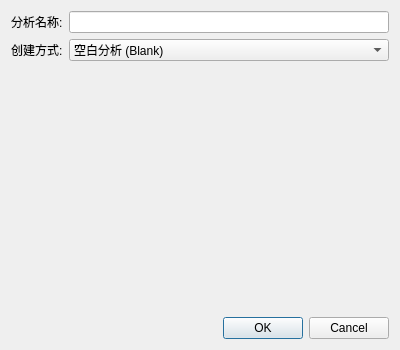
<?xml version="1.0" encoding="UTF-8"?>
<ui version="4.0">
 <class>FittingNewDialog</class>
 <widget class="QDialog" name="FittingNewDialog">
  <property name="geometry">
   <rect>
    <x>0</x>
    <y>0</y>
    <width>400</width>
    <height>350</height>
   </rect>
  </property>
  <property name="windowTitle">
   <string>新建分析</string>
  </property>
  <layout class="QVBoxLayout" name="verticalLayout">
   <item>
    <layout class="QFormLayout" name="formLayout">
     <item row="0" column="0">
      <widget class="QLabel" name="labelName">
       <property name="text">
        <string>分析名称:</string>
       </property>
      </widget>
     </item>
     <item row="0" column="1">
      <widget class="QLineEdit" name="lineEditName"/>
     </item>
     <item row="1" column="0">
      <widget class="QLabel" name="labelMode">
       <property name="text">
        <string>创建方式:</string>
       </property>
      </widget>
     </item>
     <item row="1" column="1">
      <widget class="QComboBox" name="comboMode">
       <item>
        <property name="text">
         <string>空白分析 (Blank)</string>
        </property>
       </item>
       <item>
        <property name="text">
         <string>复制单个已有分析 (Copy Single)</string>
        </property>
       </item>
       <item>
        <property name="text">
         <string>复制多个已有分析 (Copy Multiple)</string>
        </property>
       </item>
      </widget>
     </item>
    </layout>
   </item>
   <item>
    <widget class="QStackedWidget" name="stackedWidget">
     <property name="currentIndex">
      <number>0</number>
     </property>
     <widget class="QWidget" name="pageBlank"/>
     <widget class="QWidget" name="pageSingle">
      <layout class="QVBoxLayout" name="verticalLayout_2">
       <item>
        <widget class="QLabel" name="labelSingle">
         <property name="text">
          <string>选择源分析:</string>
         </property>
        </widget>
       </item>
       <item>
        <widget class="QComboBox" name="comboSourceSingle"/>
       </item>
       <item>
        <spacer name="verticalSpacer">
         <property name="orientation">
          <enum>Qt::Vertical</enum>
         </property>
         <property name="sizeHint" stdset="0">
          <size>
           <width>20</width>
           <height>40</height>
          </size>
         </property>
        </spacer>
       </item>
      </layout>
     </widget>
     <widget class="QWidget" name="pageMultiple">
      <layout class="QVBoxLayout" name="verticalLayout_3">
       <item>
        <layout class="QHBoxLayout" name="horizontalLayout">
         <item>
          <widget class="QComboBox" name="comboSourceMulti">
           <property name="sizePolicy">
            <sizepolicy hsizetype="Expanding" vsizetype="Fixed">
             <horstretch>0</horstretch>
             <verstretch>0</verstretch>
            </sizepolicy>
           </property>
          </widget>
         </item>
         <item>
          <widget class="QPushButton" name="btnAdd">
           <property name="text">
            <string>+</string>
           </property>
           <property name="toolTip">
            <string>添加选中分析</string>
           </property>
          </widget>
         </item>
        </layout>
       </item>
       <item>
        <widget class="QLabel" name="labelList">
         <property name="text">
          <string>已选分析列表 (双击删除):</string>
         </property>
        </widget>
       </item>
       <item>
        <widget class="QListWidget" name="listSelected"/>
       </item>
      </layout>
     </widget>
    </widget>
   </item>
   <item>
    <widget class="QDialogButtonBox" name="buttonBox">
     <property name="orientation">
      <enum>Qt::Horizontal</enum>
     </property>
     <property name="standardButtons">
      <set>QDialogButtonBox::Cancel|QDialogButtonBox::Ok</set>
     </property>
    </widget>
   </item>
  </layout>
 </widget>
 <resources/>
 <connections>
  <connection>
   <sender>buttonBox</sender>
   <signal>accepted()</signal>
   <receiver>FittingNewDialog</receiver>
   <slot>accept()</slot>
  </connection>
  <connection>
   <sender>buttonBox</sender>
   <signal>rejected()</signal>
   <receiver>FittingNewDialog</receiver>
   <slot>reject()</slot>
  </connection>
 </connections>
</ui>
